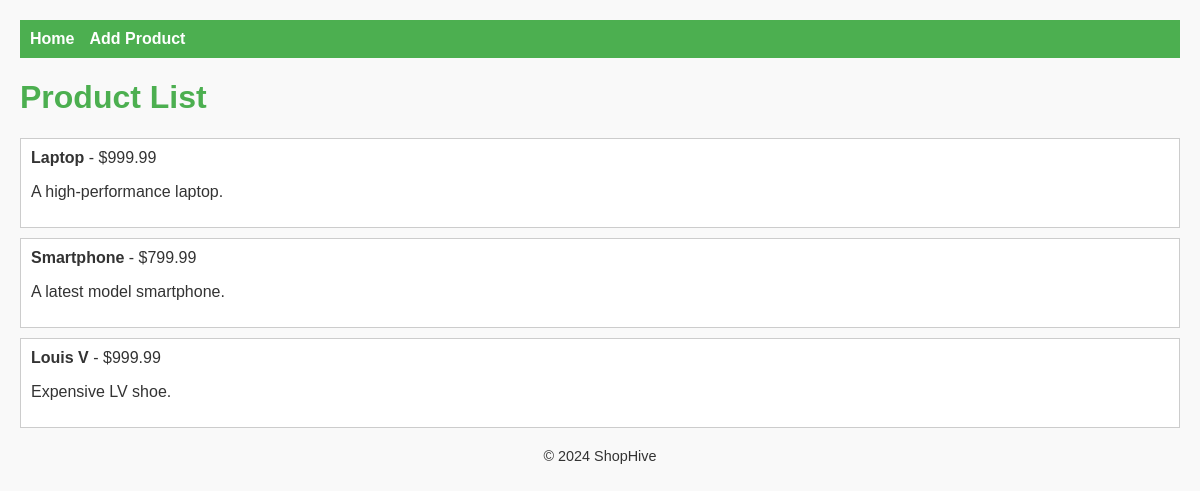
Page /home on the earlier database version.
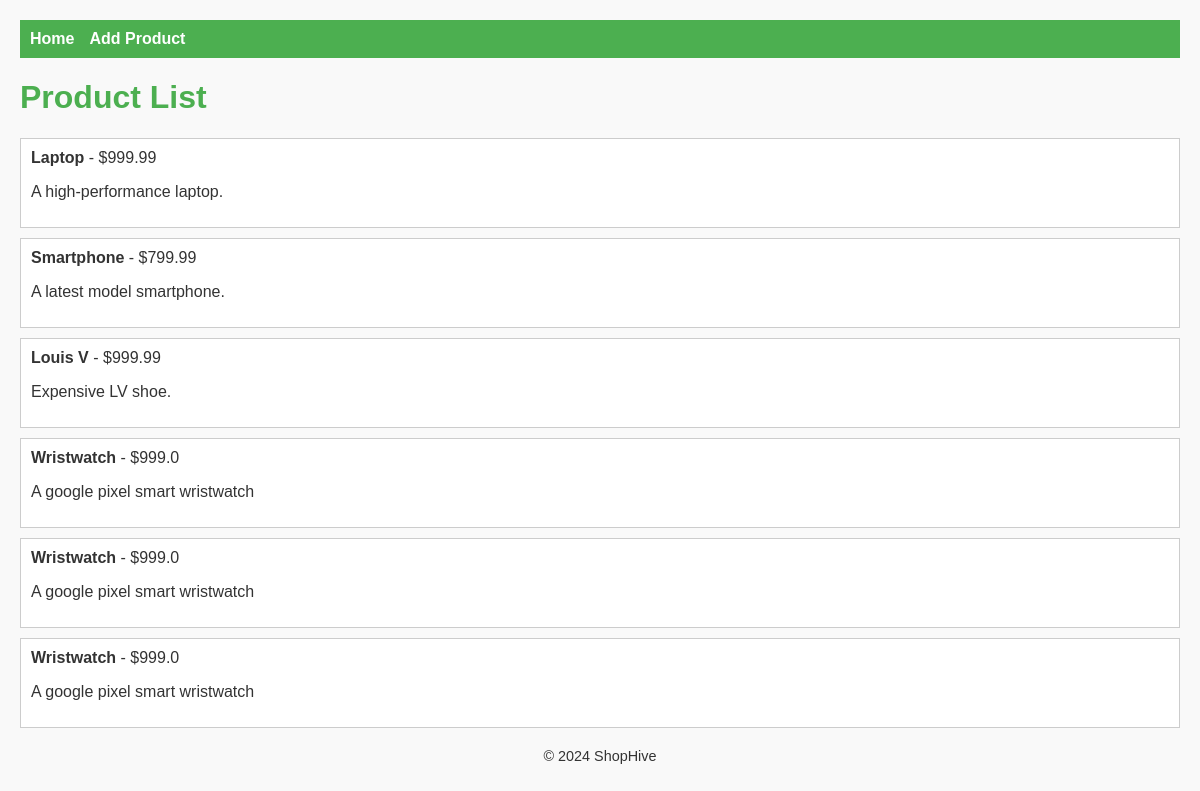
Same page on the later database version.
### shophive_packages/models/product.py (models this page shows, shortened)
class Product(db.Model):
    id = db.Column(db.Integer, primary_key=True)
    __tablename__ = 'product'
    id = db.Column(db.Integer, primary_key=True, autoincrement=True)
    name = db.Column(db.String(100), nullable=False)
    description = db.Column(db.String(200), nullable=False)
    price = db.Column(db.Float(), nullable=False)
    image_url = db.Column(db.String(200), nullable=True)
    created_at = db.Column(db.DateTime, server_default=db.func.now())
    updated_at = db.Column(
        db.DateTime, server_default=db.func.now(), onupdate=db.func.now())
    sales = db.Column(db.Integer, default=0)
    quantity = db.Column(db.Integer, default=0)
    cart_id = db.Column(db.Integer, db.ForeignKey("cart.id"), nullable=True)
    orders = db.relationship('OrderItem', back_populates='item', lazy='select')
    categories = db.relationship('Category', secondary='product_categories',
                                 backref=db.backref('product',
                                                    lazy='dynamic'))
    tags = db.relationship('Tag', secondary='product_tags',
                           backref=db.backref('product', lazy='dynamic'))

### shophive_packages/routes/home.py (the view)
@app.route('/', methods=['GET'], strict_slashes=False)
@app.route('/home', methods=['GET'], strict_slashes=False)
def home():
    product = Product.query.all()
    return render_template('home.html', products=product)

### shophive_packages/templates/home.html (shortened to what this page needs)
{% extends 'base.html' %}
{% block content %}
<h1>Product List</h1>
<ul class="product-list">
    {% for product in products %}
    <li>
        <strong>{{ product.name }}</strong> - ${{ product.price }}
        <p>{{ product.description }}</p>
    </li>
    {% endfor %}
</ul>
{% endblock %}

### shophive_packages/templates/base.html (shortened to what this page needs)
<!DOCTYPE html>
<html lang="en">
<head>
    <link rel="stylesheet" href="{{ url_for('static', filename='css/style.css') }}">
</head>
<body>
    <header>
        <nav>
            <ul>
                <li><a href="/">Home</a></li>
                <li><a href="/add-product">Add Product</a></li>
            </ul>
        </nav>
    </header>
    <main>
        {% block content %}{% endblock %}
    </main>
    <footer>
        <p>&copy; 2024 ShopHive</p>
    </footer>
</body>
</html>

### shophive_packages/static/css/style.css (style rules this page uses)
body { font-family: Arial, sans-serif; margin: 20px; background-color: #f9f9f9; color: #333; }
header nav ul { display: flex; gap: 15px; list-style-type: none; background-color: #4caf50; padding: 10px; }
header nav ul li a { color: white; text-decoration: none; font-weight: bold; }
h1 { color: #4caf50; }
.product-list { list-style-type: none; padding: 0; }
.product-list li { padding: 10px; border: 1px solid #ccc; margin-bottom: 10px; background-color: white; }
footer { text-align: center; margin-top: 20px; font-size: 0.9em; }

Differences in the rows shown:
added Product: name "Wristwatch", price "999.0", description "A google pixel smart wristwatch"
added Product: name "Wristwatch", price "999.0", description "A google pixel smart wristwatch"
added Product: name "Wristwatch", price "999.0", description "A google pixel smart wristwatch"
